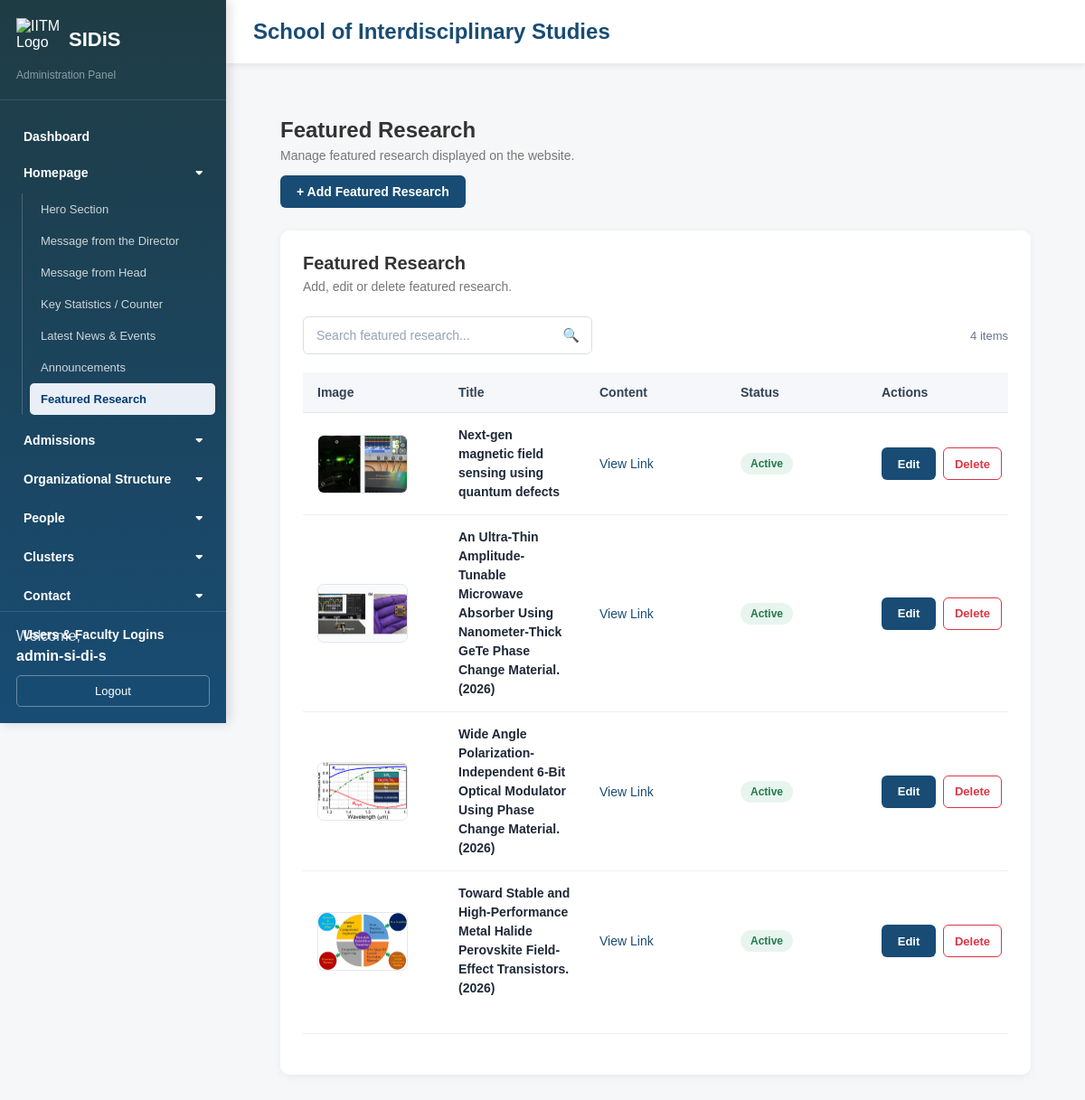
/admin/research.php (signed in), run on the app's committed database.
### tables this page shows
CREATE TABLE `featured_research` (
  `id` int UNSIGNED NOT NULL,
  `title` varchar(500) NOT NULL,
  `link` varchar(500) NOT NULL,
  `image` varchar(255) NOT NULL,
  `status` tinyint(1) NOT NULL DEFAULT '1',
  `created_at` timestamp NOT NULL DEFAULT CURRENT_TIMESTAMP,
  `updated_at` timestamp NOT NULL DEFAULT CURRENT_TIMESTAMP ON UPDATE CURRENT_TIMESTAMP
);

### admin/research.php (the view, shortened to what this page needs)
<?php include 'header.php'; ?>
<?php
require_once '../config.php';
$stmt = $pdo->prepare("
    SELECT
        id,
        title,
        link,
        image,
        status
    FROM featured_research
    ORDER BY id DESC
");
$stmt->execute();
$featuredResearch = $stmt->fetchAll(PDO::FETCH_ASSOC);
?>
<div class="dashboard-content">
    <div class="page-header">
        <div>
            <h2>Featured Research</h2>
            <p>
                Manage featured research displayed on the website.
            </p>
        </div>
        <div>
            <a href="addres.php" class="btn-add">
                + Add Featured Research
            </a>
        </div>
    </div>
    <div class="dashboard-card">
        <div class="card-header">
            <div>
                <h3>Featured Research</h3>
                <p>
                    Add, edit or delete featured research.
                </p>
            </div>
        </div>
        <?php if (!empty($featuredResearch)): ?>
            <div class="table-toolbar">
                <div class="table-search">
                    <input
                        type="text"
                        id="tableSearch"
                        class="table-search-input"
                        placeholder="Search featured research..."
                        autocomplete="off"
                    >
                    <span class="table-search-icon">
                    </span>
                </div>
                <div
                    id="searchResultCount"
                    class="search-result-count"
                ></div>
            </div>
            <div class="table-wrapper">
                <table
                    class="data-table"
                    id="researchTable"
                >
                    <thead>
                        <tr>
                            <th>Image</th>
                            <th>Title</th>
                            <th>Content</th>
                            <th>Status</th>
                            <th>Actions</th>
                        </tr>
                    </thead>
                    <tbody id="researchTableBody">
                        <?php foreach ($featuredResearch as $research): ?>
                            <?php
                            $content =
                                $research['link'] ?? '';
                            $isAttachment = false;
                            ?>
                            <tr class="table-data-row">
                                <td>
                                    <?php if (!empty($research['image'])): ?>
                                        <img
                                            src="../images/<?= htmlspecialchars(
                                                $research['image'],
                                                ENT_QUOTES,
                                                'UTF-8'
                                            ) ?>"
                                            alt="<?= htmlspecialchars(
                                                $research['title'],
                                                ENT_QUOTES,
                                                'UTF-8'
                                            ) ?>"
                                            class="table-image"
                                        >
                                    <?php else: ?>
                                        <span class="table-muted">
                                            No Image
                                        </span>
                                    <?php endif; ?>
                                </td>
                                <td>
                                    <strong class="table-title">
                                        <?= htmlspecialchars(
                                            $research['title'],
                                            ENT_QUOTES,
                                            'UTF-8'
                                        ) ?>
                                    </strong>
                                </td>
                                <td>
                                    <?php if ($isAttachment): ?>
                                        <a
                                            href="../images/attachments/<?= htmlspecialchars(
                                                $content,
                                                ENT_QUOTES,
                                                'UTF-8'
                                            ) ?>"
                                            target="_blank"
                                            rel="noopener noreferrer"
                                            class="table-link"
                                        >
                                            View PDF
                                        </a>
                                    <?php elseif (!empty($content)): ?>
                                        <a
                                            href="<?= htmlspecialchars(
                                                $content,
                                                ENT_QUOTES,
                                                'UTF-8'
                                            ) ?>"
                                            target="_blank"
                                            rel="noopener noreferrer"
                                            class="table-link"
                                        >
                                            View Link
                                        </a>
                                    <?php else: ?>
                                        <span class="table-muted">
                                            No Content
                                        </span>
                                    <?php endif; ?>
                                </td>
                                <td>
                                    <?php if ($research['status'] == 1): ?>
                                        <span class="status-badge status-active">
                                            Active
                                        </span>
                                    <?php else: ?>
                                        <span class="status-badge status-inactive">
                                            Inactive
                                        </span>
                                    <?php endif; ?>
                                </td>
                                <td>
                                    <div class="table-actions">
                                        <a
                                            href="editres.php?id=<?= (int)$research['id'] ?>"
                                            class="btn-edit"
                                        >
                                            Edit
                                        </a>
                                        <button
                                            type="button"
                                            class="btn-delete"
                                            onclick="openDeleteModal(
                                                <?= (int)$research['id'] ?>,
                                                <?= htmlspecialchars(
                                                    json_encode(
                                                        $research['title']
                                                    ),
                                                    ENT_QUOTES,
                                                    'UTF-8'
                                                ) ?>
                                            )"
                                        >
                                            Delete
                                        </button>
                                    </div>
                                </td>
                            </tr>
                        <?php endforeach; ?>
                    </tbody>
                </table>
            </div>
            <div
                id="tablePagination"
                class="table-pagination"
            ></div>
        <?php endif; ?>
    </div>
</div>
<?php include 'footer.php'; ?>

### admin/style.css (style rules this page uses)
* { box-sizing: border-box; }
body { margin: 0; font-family: Arial, Helvetica, sans-serif; background: #f5f7f9; color: #333; }
.dashboard-content { padding: 30px; }
.page-header { margin-bottom: 25px; }
.page-header h2 { margin: 0; font-size: 24px; font-weight: 600; }
.page-header p { margin-top: 6px; color: #777; font-size: 14px; }
.dashboard-card { background: #fff; border-radius: 10px; padding: 25px; margin-bottom: 25px; box-shadow: 0 2px 10px rgba(0, 0, 0, 0.06); }
.card-header { margin-bottom: 25px; }
.card-header h3 { margin: 0; font-size: 20px; font-weight: 600; }
.card-header p { color: #777; margin-top: 6px; font-size: 14px; }
.table-wrapper { width: 100%; overflow-x: auto; margin-top: 20px; }
.data-table { width: 100%; border-collapse: separate; border-spacing: 0; table-layout: fixed; }
.data-table thead th { background: #f5f7fa; color: #334155; font-size: 14px; font-weight: 600; text-align: left; padding: 14px 16px; border-bottom: 1px solid #e5e7eb; white-space: nowrap; }
.data-table tbody td { padding: 14px 16px; border-bottom: 1px solid #edf0f3; vertical-align: middle; color: #374151; font-size: 14px; }
.data-table tbody tr:last-child td { border-bottom: none; }
.table-image { width: 100px; height: 65px; object-fit: cover; display: block; border-radius: 7px; border: 1px solid #e5e7eb; background: #f8fafc; }
.table-actions { display: flex; align-items: center; gap: 8px; white-space: nowrap; }
.btn-edit { display: inline-flex; align-items: center; justify-content: center; min-width: 60px; height: 36px; padding: 0 14px; background: #184c74; color: #ffffff; border: none; border-radius: 6px; font-size: 13px; font-weight: 600; text-decoration: none; cursor: pointer; transition: all 0.2s ease; }
.btn-delete { display: inline-flex; align-items: center; justify-content: center; min-width: 65px; height: 36px; padding: 0 14px; background: #ffffff; color: #dc3545; border: 1px solid #dc3545; border-radius: 6px; font-size: 13px; font-weight: 600; cursor: pointer; transition: all 0.2s ease; }
.btn-add { display: inline-flex; align-items: center; justify-content: center; gap: 6px; padding: 10px 18px; background: #184c74; color: #ffffff; border-radius: 6px; font-size: 14px; font-weight: 600; text-decoration: none; transition: all 0.2s ease; }
.status-badge { display: inline-flex; align-items: center; justify-content: center; padding: 6px 11px; border-radius: 20px; font-size: 12px; font-weight: 600; line-height: 1; }
.status-active { background: #e8f5ee; color: #237a4b; }
.table-link { color: #184c74; font-weight: 500; text-decoration: none; }
.table-toolbar { display: flex; align-items: center; justify-content: space-between; gap: 20px; margin: 20px 0; }
.table-search { position: relative; width: 320px; }
.table-search-input { width: 100%; height: 42px; padding: 0 42px 0 14px; border: 1px solid #d9dee5; border-radius: 6px; background: #ffffff; color: #334155; font-size: 14px; outline: none; transition: border-color 0.2s ease, box-shadow 0.2s ease; }
.table-search-input::placeholder { color: #94a3b8; }
.table-search-icon { position: absolute; right: 14px; top: 50%; transform: translateY(-50%); color: #64748b; font-size: 15px; pointer-events: none; }
.search-result-count { color: #64748b; font-size: 13px; }
.table-title { color: #1f2937; line-height: 1.5; }
.table-pagination { display: flex; align-items: center; justify-content: center; gap: 6px; margin-top: 25px; padding-top: 20px; border-top: 1px solid #edf0f3; }

### data on the page
featured_research: image (picture), title "Next-gen magnetic field sensing using quantum defects", status "Active"
featured_research: image (picture), title "An Ultra-Thin Amplitude-Tunable Microwave Absorber Using Nanometer-Thick GeTe Phase Change Material. (2026)", status "Active"
featured_research: image (picture), title "Wide Angle Polarization-Independent 6-Bit Optical Modulator Using Phase Change Material. (2026)", status "Active"
featured_research: image (picture), title "Toward Stable and High‐Performance Metal Halide Perovskite Field‐Effect Transistors. (2026)", status "Active"

### other printed values
$section "Homepage"
$pageTitle "Hero Section"
$pageTitle "Message from the Director"
$pageTitle "Message from Head"
$pageTitle "Key Statistics / Counter"
$pageTitle "Latest News & Events"
$pageTitle "Announcements"
$pageTitle "Featured Research"
$section "Admissions"
$section "Organizational Structure"
$section "People"
$section "Clusters"
$section "Contact"
$_SESSION['admin_username'] "admin-si-di-s"
